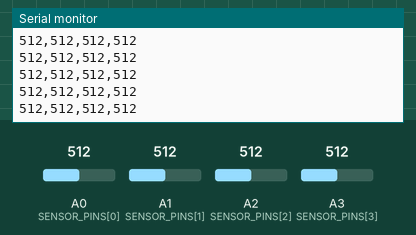
Simulated run of this sketch. Board: Arduino Uno, built with avr-gcc and run on an emulated ATmega328P. On the bench: the last lines printed to the serial monitor. The inputs (shaded band) are chosen by the test bench; at power-on: A0 (SENSOR_PINS[0]) = 512, A2 (SENSOR_PINS[2]) = 512, A1 (SENSOR_PINS[1]) = 512, A3 (SENSOR_PINS[3]) = 512.

Above: at 1.2 s.
1.3 s: A0 (SENSOR_PINS[0]) set to 107
At 2.0 s:
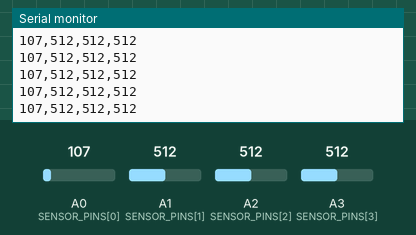
2.8 s: A0 (SENSOR_PINS[0]) set to 94
At 3.8 s:
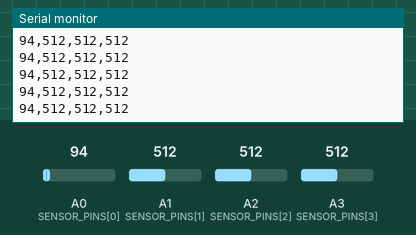
4.3 s: A2 (SENSOR_PINS[2]) set to 110
At 4.8 s:
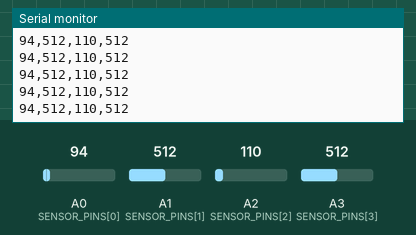
5.8 s: A2 (SENSOR_PINS[2]) set to 95
At 6.4 s:
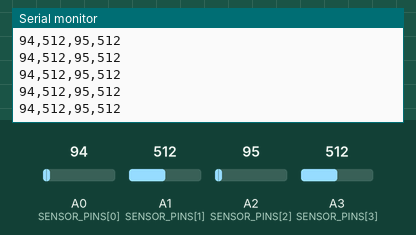
Timing chart, 0 to 7.8 s (numbered marks = the images above; inputs shaded):
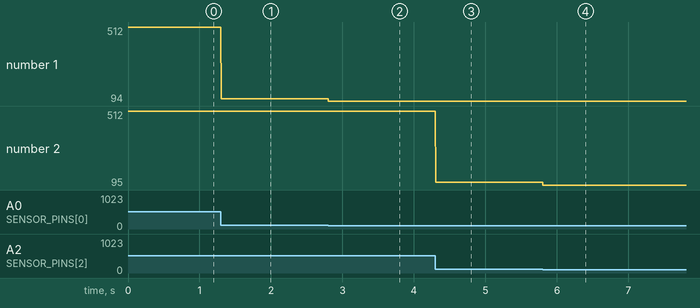

Measured:
- after the input at 1.3 s, the serial monitor: prints a new line at once (image 1)
- after the input at 2.8 s, the serial monitor: prints a new line at once (image 2)
- after the input at 4.3 s, the serial monitor: prints a new line at once (image 3)
- after the input at 5.8 s, the serial monitor: prints a new line at once (image 4)
- plotted number 1: 512 → 107 after the input at 1.3 s, 107 → 94 after the input at 2.8 s
- plotted number 2: 512 → 110 after the input at 4.3 s, 110 → 95 after the input at 5.8 s

The sketch:

EMG_Arduino.ino
```cpp
/*
  EMG Sub-Vocal Recorder — Arduino Sketch
  ========================================
  Reads 4 MyoWare 2.0 sensors on analog pins A0-A3
  and sends readings over serial to the Python recorder.

  WIRING:
    Sensor 1 (jaw left)    → VIN=5V, GND=GND, ENV=A0
    Sensor 2 (jaw right)   → VIN=5V, GND=GND, ENV=A1
    Sensor 3 (throat left) → VIN=5V, GND=GND, ENV=A2
    Sensor 4 (throat right)→ VIN=5V, GND=GND, ENV=A3

  OUTPUT FORMAT (over serial):
    val0,val1,val2,val3\n
    e.g. 512,487,601,390

  Each value is 0-1023 (10-bit ADC reading)
*/

const int SENSOR_PINS[4] = {A0, A1, A2, A3};
const int NUM_SENSORS     = 4;
const int SAMPLE_DELAY_US = 2000;  // 2ms = 500Hz sample rate

void setup() {
  Serial.begin(115200);
  // Set analog reference to default (5V on Uno)
  analogReference(DEFAULT);
}

void loop() {
  // Read all 4 sensors
  for (int i = 0; i < NUM_SENSORS; i++) {
    int val = analogRead(SENSOR_PINS[i]);
    Serial.print(val);
    if (i < NUM_SENSORS - 1) {
      Serial.print(",");
    }
  }
  Serial.println();  // Newline ends the sample

  // Wait to hit target sample rate
  delayMicroseconds(SAMPLE_DELAY_US);
}
```
